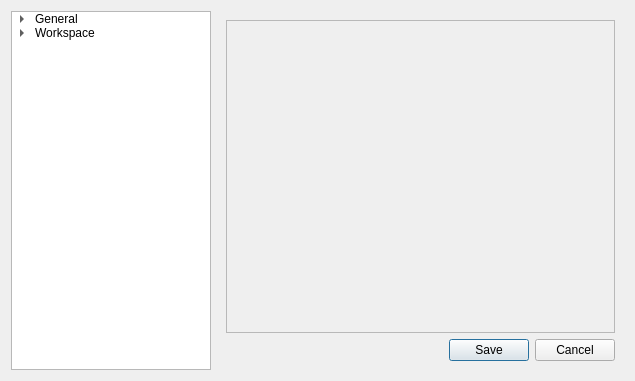
<?xml version="1.0" encoding="UTF-8"?>
<ui version="4.0">
 <class>PreferencesWidget</class>
 <widget class="QWidget" name="PreferencesWidget">
  <property name="geometry">
   <rect>
    <x>0</x>
    <y>0</y>
    <width>635</width>
    <height>381</height>
   </rect>
  </property>
  <property name="windowTitle">
   <string>Form</string>
  </property>
  <layout class="QHBoxLayout" name="horizontalLayout">
   <item>
    <widget class="QTreeWidget" name="tree_sections">
     <property name="sizePolicy">
      <sizepolicy hsizetype="Fixed" vsizetype="Expanding">
       <horstretch>0</horstretch>
       <verstretch>0</verstretch>
      </sizepolicy>
     </property>
     <property name="minimumSize">
      <size>
       <width>200</width>
       <height>0</height>
      </size>
     </property>
     <property name="maximumSize">
      <size>
       <width>200</width>
       <height>16777215</height>
      </size>
     </property>
     <property name="rootIsDecorated">
      <bool>true</bool>
     </property>
     <property name="uniformRowHeights">
      <bool>false</bool>
     </property>
     <property name="itemsExpandable">
      <bool>true</bool>
     </property>
     <attribute name="headerVisible">
      <bool>false</bool>
     </attribute>
     <attribute name="headerDefaultSectionSize">
      <number>150</number>
     </attribute>
     <column>
      <property name="text">
       <string>Root</string>
      </property>
     </column>
     <item>
      <property name="text">
       <string>General</string>
      </property>
      <property name="flags">
       <set>ItemIsDragEnabled|ItemIsUserCheckable|ItemIsEnabled</set>
      </property>
      <item>
       <property name="text">
        <string>Plugins</string>
       </property>
      </item>
     </item>
     <item>
      <property name="text">
       <string>Workspace</string>
      </property>
      <property name="flags">
       <set>ItemIsDragEnabled|ItemIsUserCheckable|ItemIsEnabled</set>
      </property>
      <item>
       <property name="text">
        <string>Info</string>
       </property>
      </item>
      <item>
       <property name="text">
        <string>Plugins</string>
       </property>
      </item>
     </item>
    </widget>
   </item>
   <item>
    <widget class="QStackedWidget" name="widgets">
     <property name="enabled">
      <bool>true</bool>
     </property>
     <property name="autoFillBackground">
      <bool>false</bool>
     </property>
     <property name="currentIndex">
      <number>2</number>
     </property>
     <widget class="QWidget" name="gen_plugins">
      <layout class="QVBoxLayout" name="verticalLayout_5">
       <item>
        <widget class="QScrollArea" name="scrollArea">
         <property name="widgetResizable">
          <bool>true</bool>
         </property>
         <widget class="QWidget" name="ws_content">
          <property name="geometry">
           <rect>
            <x>0</x>
            <y>0</y>
            <width>375</width>
            <height>291</height>
           </rect>
          </property>
          <layout class="QVBoxLayout" name="verticalLayout">
           <item>
            <widget class="DirectoryChooserWidget" name="gen_p1" native="true">
             <property name="autoFillBackground">
              <bool>true</bool>
             </property>
            </widget>
           </item>
           <item>
            <widget class="DirectoryChooserWidget" name="gen_p2" native="true">
             <property name="autoFillBackground">
              <bool>true</bool>
             </property>
            </widget>
           </item>
           <item>
            <widget class="DirectoryChooserWidget" name="gen_p3" native="true">
             <property name="autoFillBackground">
              <bool>true</bool>
             </property>
            </widget>
           </item>
           <item>
            <widget class="DirectoryChooserWidget" name="gen_p4" native="true">
             <property name="autoFillBackground">
              <bool>true</bool>
             </property>
            </widget>
           </item>
           <item>
            <widget class="DirectoryChooserWidget" name="gen_p5" native="true">
             <property name="autoFillBackground">
              <bool>true</bool>
             </property>
            </widget>
           </item>
           <item>
            <spacer name="verticalSpacer">
             <property name="orientation">
              <enum>Qt::Vertical</enum>
             </property>
             <property name="sizeHint" stdset="0">
              <size>
               <width>20</width>
               <height>40</height>
              </size>
             </property>
            </spacer>
           </item>
          </layout>
         </widget>
        </widget>
       </item>
       <item>
        <widget class="QDialogButtonBox" name="actionBox">
         <property name="standardButtons">
          <set>QDialogButtonBox::Cancel|QDialogButtonBox::Save</set>
         </property>
        </widget>
       </item>
      </layout>
     </widget>
     <widget class="QWidget" name="ws_info">
      <layout class="QVBoxLayout" name="verticalLayout_8">
       <item>
        <layout class="QHBoxLayout" name="horizontalLayout_6">
         <item>
          <widget class="QLabel" name="label_2">
           <property name="text">
            <string>Path:</string>
           </property>
          </widget>
         </item>
         <item>
          <widget class="QLineEdit" name="ws_path">
           <property name="enabled">
            <bool>false</bool>
           </property>
          </widget>
         </item>
        </layout>
       </item>
       <item>
        <layout class="QHBoxLayout" name="horizontalLayout_5">
         <item>
          <widget class="QLabel" name="label">
           <property name="text">
            <string>Name:</string>
           </property>
          </widget>
         </item>
         <item>
          <widget class="QLineEdit" name="ws_name"/>
         </item>
        </layout>
       </item>
       <item>
        <spacer name="verticalSpacer_3">
         <property name="orientation">
          <enum>Qt::Vertical</enum>
         </property>
         <property name="sizeHint" stdset="0">
          <size>
           <width>20</width>
           <height>224</height>
          </size>
         </property>
        </spacer>
       </item>
       <item>
        <widget class="QDialogButtonBox" name="actionBox_3">
         <property name="standardButtons">
          <set>QDialogButtonBox::Cancel|QDialogButtonBox::Save</set>
         </property>
        </widget>
       </item>
      </layout>
     </widget>
     <widget class="QWidget" name="ws_plugins">
      <layout class="QVBoxLayout" name="verticalLayout_7">
       <item>
        <widget class="QScrollArea" name="scrollArea_2">
         <property name="widgetResizable">
          <bool>true</bool>
         </property>
         <widget class="QWidget" name="gen_contents">
          <property name="geometry">
           <rect>
            <x>0</x>
            <y>0</y>
            <width>375</width>
            <height>291</height>
           </rect>
          </property>
          <layout class="QVBoxLayout" name="verticalLayout_6">
           <item>
            <widget class="DirectoryChooserWidget" name="ws_p1" native="true">
             <property name="autoFillBackground">
              <bool>true</bool>
             </property>
            </widget>
           </item>
           <item>
            <widget class="DirectoryChooserWidget" name="ws_p2" native="true">
             <property name="autoFillBackground">
              <bool>true</bool>
             </property>
            </widget>
           </item>
           <item>
            <widget class="DirectoryChooserWidget" name="ws_p3" native="true">
             <property name="autoFillBackground">
              <bool>true</bool>
             </property>
            </widget>
           </item>
           <item>
            <widget class="DirectoryChooserWidget" name="ws_p5" native="true">
             <property name="autoFillBackground">
              <bool>true</bool>
             </property>
            </widget>
           </item>
           <item>
            <widget class="DirectoryChooserWidget" name="ws_p4" native="true">
             <property name="autoFillBackground">
              <bool>true</bool>
             </property>
            </widget>
           </item>
           <item>
            <spacer name="verticalSpacer_2">
             <property name="orientation">
              <enum>Qt::Vertical</enum>
             </property>
             <property name="sizeHint" stdset="0">
              <size>
               <width>20</width>
               <height>40</height>
              </size>
             </property>
            </spacer>
           </item>
          </layout>
         </widget>
        </widget>
       </item>
       <item>
        <widget class="QDialogButtonBox" name="actionBox_2">
         <property name="standardButtons">
          <set>QDialogButtonBox::Cancel|QDialogButtonBox::Save</set>
         </property>
        </widget>
       </item>
      </layout>
     </widget>
    </widget>
   </item>
  </layout>
 </widget>
 <customwidgets>
  <customwidget>
   <class>DirectoryChooserWidget</class>
   <extends>QWidget</extends>
   <header>directory_chooser_widget.h</header>
   <container>1</container>
  </customwidget>
 </customwidgets>
 <resources/>
 <connections/>
</ui>
